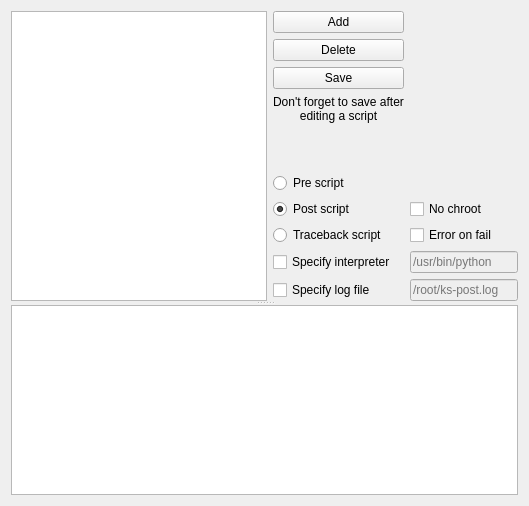
           <widget class="QWidget" name="kickstartScriptsTab">
            <attribute name="title">
             <string>Scripts</string>
            </attribute>
            <layout class="QGridLayout" name="gridLayout_20">
             <item row="0" column="0">
              <widget class="QSplitter" name="splitter_41">
               <property name="orientation">
                <enum>Qt::Vertical</enum>
               </property>
               <widget class="QWidget" name="widget" native="true">
                <layout class="QGridLayout" name="gridLayout_5">
                 <item row="0" column="1">
                  <widget class="QPushButton" name="addKickstartScriptButton">
                   <property name="text">
                    <string>Add</string>
                   </property>
                  </widget>
                 </item>
                 <item row="1" column="1">
                  <widget class="QPushButton" name="removeKickstartScriptButton">
                   <property name="text">
                    <string>Delete</string>
                   </property>
                  </widget>
                 </item>
                 <item row="2" column="1">
                  <widget class="QPushButton" name="saveKickstartScriptButton">
                   <property name="text">
                    <string>Save</string>
                   </property>
                  </widget>
                 </item>
                 <item row="3" column="1">
                  <widget class="QLabel" name="label_6">
                   <property name="text">
                    <string>Don't forget to save after editing a script</string>
                   </property>
                   <property name="alignment">
                    <set>Qt::AlignCenter</set>
                   </property>
                   <property name="wordWrap">
                    <bool>true</bool>
                   </property>
                  </widget>
                 </item>
                 <item row="4" column="1">
                  <spacer name="verticalSpacer_4">
                   <property name="orientation">
                    <enum>Qt::Vertical</enum>
                   </property>
                   <property name="sizeHint" stdset="0">
                    <size>
                     <width>20</width>
                     <height>40</height>
                    </size>
                   </property>
                  </spacer>
                 </item>
                 <item row="5" column="1">
                  <widget class="QRadioButton" name="preScriptRadioButton">
                   <property name="text">
                    <string>Pre script</string>
                   </property>
                  </widget>
                 </item>
                 <item row="6" column="1">
                  <widget class="QRadioButton" name="postScriptRadioButton">
                   <property name="text">
                    <string>Post script</string>
                   </property>
                   <property name="checked">
                    <bool>true</bool>
                   </property>
                  </widget>
                 </item>
                 <item row="6" column="2">
                  <widget class="QCheckBox" name="noChrootCheckBox">
                   <property name="text">
                    <string>No chroot</string>
                   </property>
                  </widget>
                 </item>
                 <item row="7" column="1">
                  <widget class="QRadioButton" name="tracebackScriptRadioButton">
                   <property name="text">
                    <string>Traceback script</string>
                   </property>
                  </widget>
                 </item>
                 <item row="7" column="2">
                  <widget class="QCheckBox" name="errorOnFailCheckBox">
                   <property name="text">
                    <string>Error on fail</string>
                   </property>
                  </widget>
                 </item>
                 <item row="8" column="1">
                  <widget class="QCheckBox" name="specifyInterpreterCheckBox">
                   <property name="text">
                    <string>Specify interpreter</string>
                   </property>
                  </widget>
                 </item>
                 <item row="8" column="2">
                  <widget class="QLineEdit" name="interpreterLineEdit">
                   <property name="enabled">
                    <bool>false</bool>
                   </property>
                   <property name="placeholderText">
                    <string>/usr/bin/python</string>
                   </property>
                  </widget>
                 </item>
                 <item row="9" column="1">
                  <widget class="QCheckBox" name="specifyLogFileCheckBox">
                   <property name="text">
                    <string>Specify log file</string>
                   </property>
                  </widget>
                 </item>
                 <item row="9" column="2">
                  <widget class="QLineEdit" name="logFileLineEdit">
                   <property name="enabled">
                    <bool>false</bool>
                   </property>
                   <property name="placeholderText">
                    <string>/root/ks-post.log</string>
                   </property>
                  </widget>
                 </item>
                 <item row="0" column="0" rowspan="10">
                  <widget class="QListView" name="kickstartScriptsListView"/>
                 </item>
                </layout>
               </widget>
               <widget class="QWidget" name="widget2" native="true">
                <layout class="QVBoxLayout" name="verticalLayout">
                 <item>
                  <widget class="QPlainTextEdit" name="kickstartScriptTextEdit"/>
                 </item>
                </layout>
               </widget>
              </widget>
             </item>
            </layout>
           </widget>
